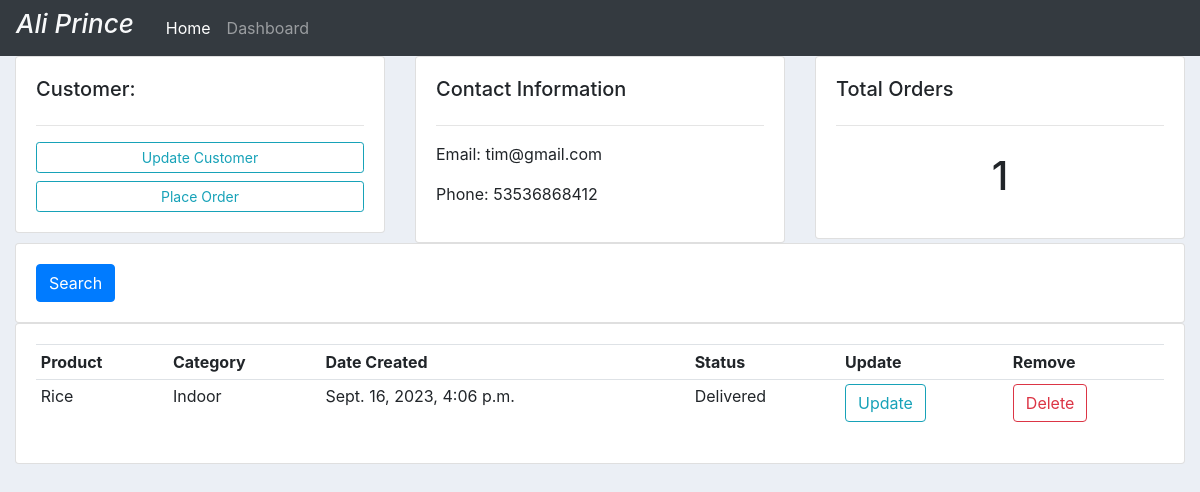
/customer/3/, run on the app's committed database.
### accounts/models.py (models this page shows, shortened)
class Customer(models.Model):
    name = models.CharField(max_length=200, null=True)
    phone = models.IntegerField(null=True)
    email = models.EmailField(max_length=200, null=True)
    date_created =models.DateTimeField(auto_now_add=True, null=True)

class Order(models.Model):
    STATUS =(
        ('Pending', 'Pending'),
        ('out of delivery', 'out of delivery'),
        ('Delivered', 'Delivered'),
    )
    customer = models.ForeignKey(Customer, null=True, on_delete=models.SET_NULL)
    product = models.ForeignKey(Product, null=True, on_delete=models.SET_NULL)
    status =models.CharField(max_length=200, null=True, choices=STATUS)
    date_created = models.DateTimeField(auto_now_add=True, null=True)

class Product(models.Model):
    CATEGORY =(
        ('Indoor', 'Indoor'),
        ('Out Door', 'Out Door'),
    )
    name = models.CharField(max_length=200, null=True)
    price = models.IntegerField(null=True)
    category =models.CharField(max_length=200, null=True, choices=CATEGORY)
    desscription = models.TextField(null=True, blank=True)
    date_created = models.DateTimeField(auto_now_add=True, null=True)
    tag = models.ManyToManyField(Tag)
    def __str__(self):
        return self.name

### accounts/views.py (the view)
# urls.py: path('customer/<str:pk>/', views.customer, name = 'customer'),
def customer(request, pk):
    customer = Customer.objects.get(id=pk)
    order = customer.order_set.all()
    individul_orders = order.count()
    context = {'customer': customer,'order': order, 'individul_orders': individul_orders}
    return render(request, 'accounts/customer.html', context)

### accounts/templates/accounts/customer.html
{% extends 'accounts/main.html' %}
{% block content %}
<div class="row">
    <div class="col-md">
      <div class="card card-body">
        <h5>Customer: </h5>
        <hr>
          <a class="btn btn-outline-info btn-sm btn-block" href="">Update Customer</a>
          <a class="btn btn-outline-info btn-sm btn-block" href="{% url 'order' customer.id %}">Place Order</a>
      </div>
    </div>
    <div class="col-md">
        <div class="card card-body">
          <h5>Contact Information</h5>
          <hr>
          <p>Email: {{customer.email}}</p>
          <p>Phone: {{customer.phone}}</p>
    </div>
    </div>
    <div class="col-md">
        <div class="card card-body">
          <h5>Total Orders </h5>
          <hr>
          <h1 style="text-align: center; padding: 10px;">{{individul_orders}}</h1>
        </div>
    </div>
</div>
<div class="row">
    <div class="col">
        <div class="card card-body">
            <form method="get">
                <button class="btn btn-primary" type="submit">Search</button>
            </form>
        </div>
    </div>
</div>
<div class="row">
    <div class="col-md">
      <div class="card card-body">
          <table class="table table-sm">
                <tr>
                    <th>Product</th>
                    <th>Category</th>
                    <th>Date Created</th>
                    <th>Status</th>
                    <th>Update</th>
                    <th>Remove</th>
                </tr>
                {% for order in order %}
                <tr>
                  <td>{{order.product}}</td>
                  <td>{{order.product.category}}</td>
                  <td>{{order.date_created}}</td>
                  <td>{{order.status}}</td>
                  <td><a href="{% url 'update' order.id %}" class="btn btn-outline-info">Update</a></td>
                  <td><a href="{% url 'delete' order.id %}" class="btn btn-outline-danger">Delete</a></td>
                </tr>
              {% endfor %}
            </table>
      </div>
    </div>
</div>
{% endblock content %}

### static/css/main.css (style rules this page uses)
body { background-color: #ebeff5; }

### data on the page
Customer: email "tim@gmail.com", phone "53536868412"
Order: product "Rice", product.category "Indoor", date_created "Sept. 16, 2023, 4:06 p.m.", status "Delivered"

### other printed values
{{ individul_orders }} "1"
